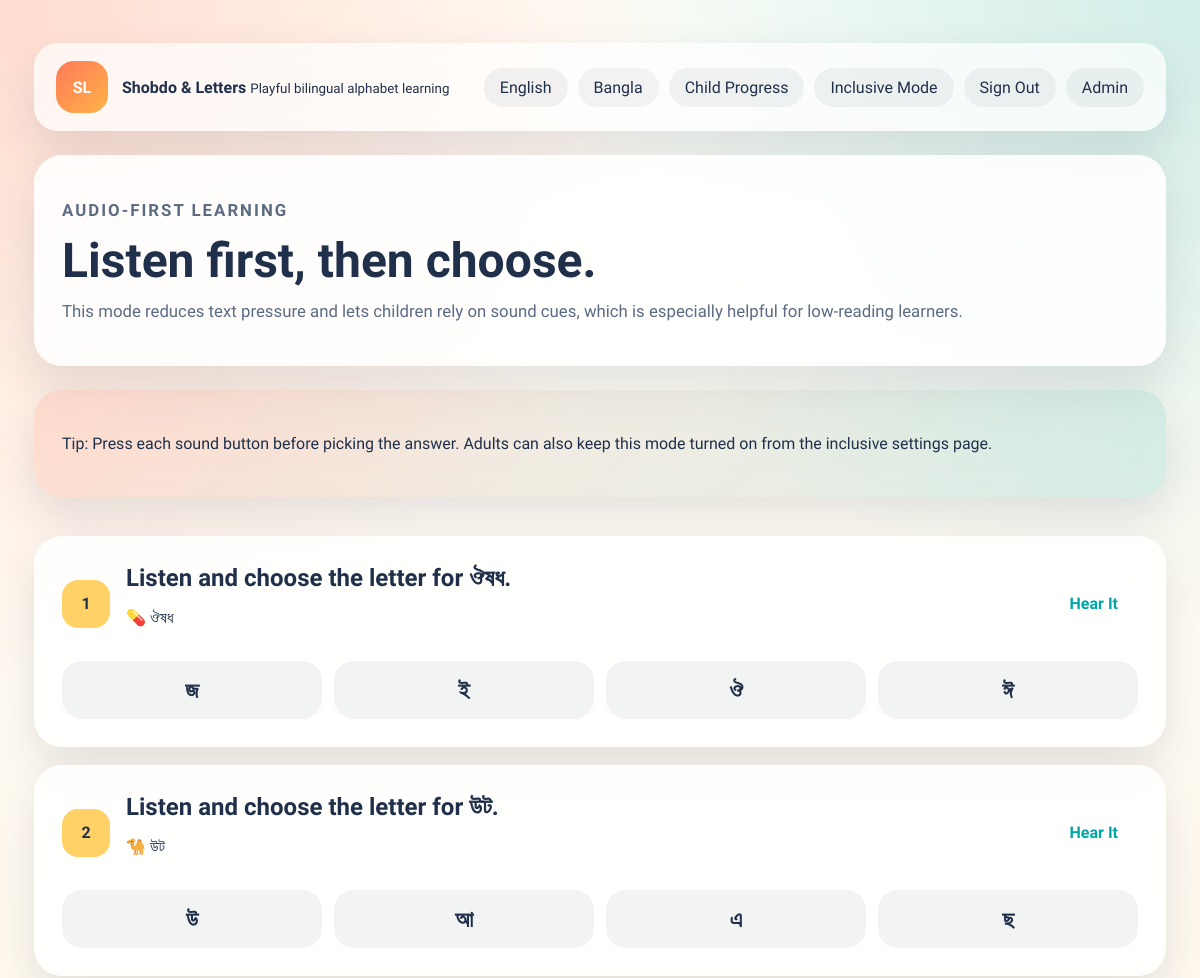
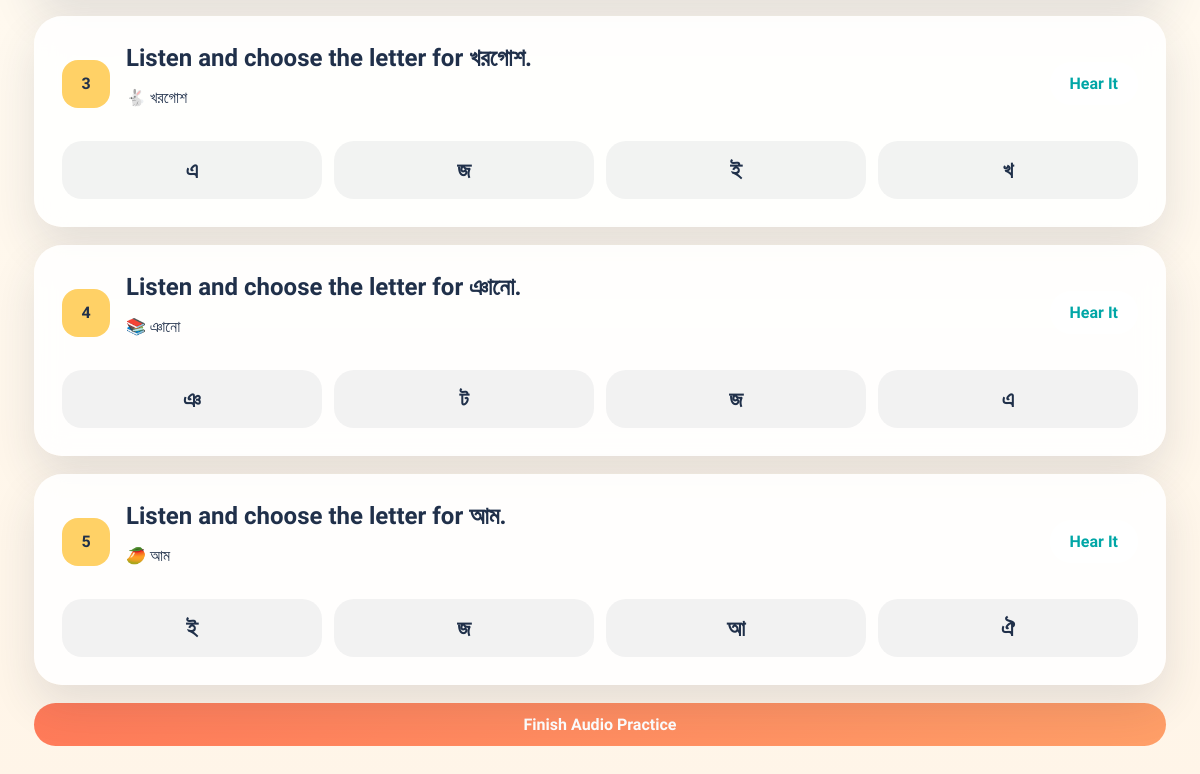
The app's page /learning/practice/audio-first/bangla/ (signed in) with its own data (2 pictures, top to bottom).
### learning/models.py (models this page shows, shortened)
class Letter(models.Model):
    LANGUAGE_CHOICES = [
        ("english", "English"),
        ("bangla", "Bangla"),
    ]
    language = models.CharField(max_length=20, choices=LANGUAGE_CHOICES)
    symbol = models.CharField(max_length=10)
    slug = models.SlugField(max_length=120, unique=True, blank=True)
    name = models.CharField(max_length=50)
    transliteration = models.CharField(max_length=50, blank=True)
    word = models.CharField(max_length=100)
    word_translation = models.CharField(max_length=120, blank=True)
    emoji = models.CharField(max_length=10, blank=True)
    description = models.CharField(max_length=255)
    speech_text = models.CharField(max_length=120)
    sort_order = models.PositiveIntegerField(default=0)
    is_active = models.BooleanField(default=True)
    class Meta:
        ordering = ["sort_order", "symbol"]
        unique_together = ("language", "symbol")

### learning/views.py (the view)
# urls.py: path("practice/audio-first/<str:language>/", views.audio_first_mode, name="audio-first-mode"),
def audio_first_mode(request, language):
    return run_exercise(
        request,
        language,
        "audio-first",
        "audio_first_questions",
        "learning/audio_first_mode.html",
    )

### learning/views.py (called while the page is built, shortened)
def get_current_profile(request):
    profile_id = request.session.get("child_profile_id")
    profile = ChildProfile.objects.filter(id=profile_id).first()
    if profile:
        return profile

def get_language_or_404(language):
    if language not in LANGUAGE_META:
        raise Http404("Unknown language mode.")
    return language

def run_exercise(request, language, exercise_type, question_key, template_name):
    language = get_language_or_404(language)
    profile = get_current_profile(request)
    audio_first = exercise_type == "audio-first"
    if exercise_type == "weak-letter":
        question_pool = get_weak_letters(profile, language, limit=6)
    else:
        question_pool = None
    questions = build_questions(language, letter_pool=question_pool, audio_first=audio_first)
    request.session[question_key] = questions
    return render(
        request,
        template_name,
        {
            "profile": profile,
            "language": language,
            "language_meta": LANGUAGE_META[language],
            "questions": questions,
            "exercise_size": len(questions),
            "exercise_type": exercise_type,
        },
    )

### templates/learning/audio_first_mode.html (shortened to what this page needs)
﻿{% extends 'base.html' %}
{% block content %}
<section class="page-intro">
    <div>
        <p class="eyebrow">Audio-first learning</p>
        <h1>Listen first, then choose.</h1>
        <p>This mode reduces text pressure and lets children rely on sound cues, which is especially helpful for low-reading learners.</p>
    </div>
</section>
<div class="audio-first-banner panel striped">
    <p>Tip: Press each sound button before picking the answer. Adults can also keep this mode turned on from the inclusive settings page.</p>
</div>
{% include 'learning/_exercise_form.html' with mode_label='Audio Practice' %}
{% endblock %}

### templates/learning/_exercise_form.html (shortened to what this page needs)
﻿<form method="post" class="exercise-stack">
    {% for question in questions %}
        <article class="question-card">
            <div class="question-head">
                <span class="question-index">{{ forloop.counter }}</span>
                <div>
                    <h2>{{ question.prompt }}</h2>
                    <p>{{ question.emoji }} {{ question.word }}</p>
                </div>
                <button class="button ghost js-speak" type="button" data-text="{{ question.speech_text }}" data-lang="{% if language == 'bangla' %}bn-BD{% else %}en-US{% endif %}">Hear It</button>
            </div>
            <div class="option-grid">
                {% for option in question.options %}
                    <label class="option-pill">
                        <span>{{ option }}</span>
                    </label>
                {% endfor %}
            </div>
        </article>
    {% endfor %}
    <button class="button primary wide" type="submit">Finish {{ mode_label|default:'Practice' }}</button>
</form>

### static/learning/css/styles.css (style rules this page uses)
* { box-sizing: border-box; }
body { margin: 0; font-family: "Baloo 2", "Hind Siliguri", sans-serif; color: var(--ink); background: radial-gradient(circle at top left, rgba(255, 122, 89, 0.25), transparent 32%), radial-gradient(circle at top right, rgba(0, 166, 166, 0.18), transparent 30%), linear-gradient(180deg, #fffef8 0%, #fff5e8 100%); min-height: 100vh; }
.brand strong, h1, h2, h3 { font-family: "Baloo 2", sans-serif; }
.brand small, p, li, input, select, textarea, button, label { font-family: "Hind Siliguri", sans-serif; }
.panel, .hero-card, .detail-card, .question-card, .review-card, .result-hero, .page-intro, .auth-shell { background: var(--surface); border-radius: var(--radius); padding: 28px; box-shadow: var(--shadow); backdrop-filter: blur(14px); }
.panel.striped { background: linear-gradient(135deg, rgba(255, 122, 89, 0.16), rgba(0, 166, 166, 0.12)); }
.eyebrow { text-transform: uppercase; letter-spacing: 0.12em; color: var(--secondary); font-weight: 700; font-size: 0.8rem; }
h1 { font-size: clamp(2.2rem, 4vw, 4.4rem); line-height: 1; margin: 12px 0; }
h2 { margin: 0 0 10px; font-size: 1.5rem; }
.hero-copy, .page-intro p, .detail-subtitle, .help-copy { color: var(--muted); font-size: 1.05rem; }
.button { border: 0; cursor: pointer; border-radius: 999px; padding: 12px 20px; font-size: 1rem; font-weight: 700; transition: transform 0.2s ease, box-shadow 0.2s ease; display: inline-flex; align-items: center; justify-content: center; }
.button.primary { background: linear-gradient(135deg, var(--primary), #ff9f68); color: white; }
.button.ghost { background: white; color: var(--secondary); }
.button.wide { width: 100%; }
label { display: grid; gap: 8px; font-weight: 600; }
.page-intro { display: flex; justify-content: space-between; align-items: center; gap: 20px; margin-bottom: 24px; }
.exercise-stack, .answer-review, .report-stack { display: grid; gap: 18px; }
.question-head { display: grid; grid-template-columns: auto 1fr auto; gap: 16px; align-items: center; }
.question-index { width: 48px; height: 48px; border-radius: 16px; display: grid; place-items: center; background: var(--accent); font-weight: 700; }
.option-grid { display: grid; grid-template-columns: repeat(auto-fit, minmax(120px, 1fr)); gap: 12px; margin-top: 18px; }
.option-pill span { display: block; padding: 16px; border-radius: 20px; background: rgba(32, 48, 74, 0.06); text-align: center; font-size: 1.4rem; font-weight: 700; }
.audio-first-banner { margin-bottom: 20px; }

### records on screen
Letter: word "ঔষধ"
Letter: word "উট"
Letter: word "খরগোশ"
Letter: word "ঞানো"
Letter: word "আম"

### other values on screen
{{ question.prompt }} "Listen and choose the letter for ঔষধ." "Listen and choose the letter for উট." "Listen and choose the letter for খরগোশ." "Listen and choose the letter for ঞানো." "Listen and choose the letter for আম."
{{ question.emoji }} "💊" "🐪" "🐇" "📚" "🥭"
{{ option }} "জ" "ই" "ঔ" "ঈ" "উ" "আ" "এ" "ছ" "এ" "জ" "ই" "খ" "ঞ" "ট" "জ" "এ" "ই" "জ" "আ" "ঐ"
{{ mode_label|default:'Practice' }} "Audio Practice"
